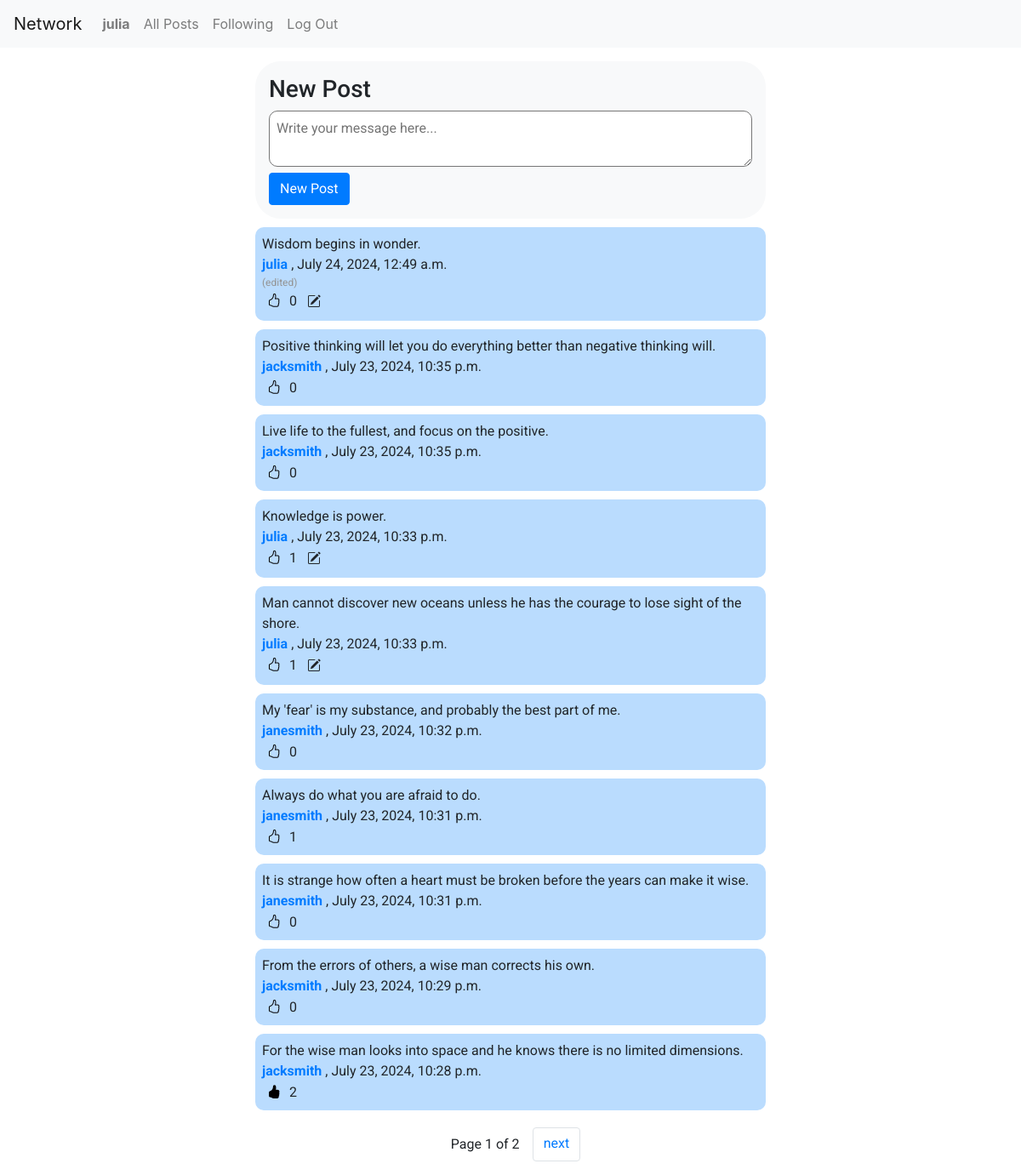
Screenshot of / (signed in) with the database file from the repository.
### network/models.py (models this page shows, shortened)
class User(AbstractUser):
    pass

class Post(models.Model):
    author = models.ForeignKey(User, on_delete=models.CASCADE, default=None, related_name="user")
    post = models.CharField(max_length=250, blank=False, null=False)
    date = models.DateTimeField(auto_now_add=True)
    is_edited = models.BooleanField(default=False)

### network/views.py (the view)
# urls.py: path("", views.index, name="index"),
def index(request):
    all_posts = Post.objects.all().order_by('-date')
    paginator = Paginator(all_posts, 10)
    user_liked_posts = []
    if request.user.is_authenticated:
        for like in Likes.objects.filter(user=request.user):
            user_liked_posts.append(like.post_id)
    page_number = request.GET.get('page')
    page_obj = paginator.get_page(page_number)
    return render(request, 'network/index.html', {
        'page_obj': page_obj,
        'all_posts': all_posts,
        "user_liked_posts": user_liked_posts
        })

### network/templates/network/index.html (shortened to what this page needs)
{% extends "network/layout.html" %}
{% load static %}
{% block body %}
    <div class="new-post-flex">
        <div class="new-post">
            <h3>New Post</h3>
            {% if user.is_authenticated %}
            <form class="new-post-form" action="{% url 'new_post' %}" method="post">
                <div>
                    <textarea id="post-content" name="post" placeholder="Write your message here..."></textarea>
                </div>
                <div>
                    <button class="btn btn-primary new-post-btn" type="submit">New Post</button>
                </div>
            </form>
            {% else %}
            <p class="alert alert-danger" role="alert">Please sign in to write a post</p>
            {% endif %}
        </div>
    </div>
    <div class="posts-flex">
        <div class="recent-posts">
            {% for post in page_obj %}
            <div class="single-post" id="post-{{ post.id }}">
                <p class="post-content" id="content-{{ post.id }}">{{ post.post }}</p>
                <p>
                    <a href="{% url 'profile' post.author.id %}">
                    <strong>{{ post.author.username }}</strong>
                    </a>,
                    {{ post.date|date:"F j, Y, g:i a" }}
                </p>
                {% if not post.is_edited %}
                    <p class="edited" id="edited-{{ post.id }}" style="color: rgb(148, 148, 148); display: none;">
                        (edited)
                    </p>
                {% else %}
                    <p class="edited" id="edited-{{ post.id }}" style="color: rgb(148, 148, 148); display: block;">
                        (edited)
                    </p>
                {% endif %}
                <div class="like-edit-flex">
                    <div>
                        <p><button class="like-btn" data-post-id="{{ post.id }}" data-user-id="{{ user.id }}">
                            {% if post.id in user_liked_posts %}
                                <i class="liked-{{ post.id }} bi bi-hand-thumbs-up-fill" style="display: block;"></i>
                            {% else %}
                                <i class="unliked-{{ post.id }} bi bi-hand-thumbs-up" style="display: block;"></i>
                            {% endif %}
                            </button>
                            <span id="like-count-{{ post.id }}">{{ post.post_likes.count }}</span>
                        </p>
                    </div>
                    <div>
                        {% if post.author == user %}
                        <button class="edit-button btn btn-light" data-post-id="{{ post.id }}">
                            <i class="bi bi-pencil-square"></i>
                        </button>
                        {% endif %}
                    </div>
                </div>
            </div>
            {% endfor %}
        </div>
    </div>
    <div class="pagination justify-content-center">
        <span class="page-item">
            <span class="current-page">
                Page {{ page_obj.number }} of {{ page_obj.paginator.num_pages }}
            </span>
            {% if page_obj.has_next %}
                <a class="page-link" href="?page={{ page_obj.next_page_number }}">next</a>
            {% endif %}
        </span>
    </div>
{% endblock %}

### network/templates/network/layout.html (shortened to what this page needs)
{% load static %}
<!DOCTYPE html>
<html lang="en">
    <head>
        <link rel="stylesheet" href="https://stackpath.bootstrapcdn.com/bootstrap/4.4.1/css/bootstrap.min.css">
        <link href="{% static 'network/styles.css' %}" rel="stylesheet">
        <link rel="stylesheet" href="https://cdn.jsdelivr.net/npm/bootstrap-icons@1.5.0/font/bootstrap-icons.css">
    </head>
    <body>
        <nav class="navbar navbar-expand-lg navbar-light bg-light">
            <a class="navbar-brand" href="#">Network</a>
            <div>
              <ul class="navbar-nav mr-auto">
                {% if user.is_authenticated %}
                    <li class="nav-item">
                        <a class="nav-link" href="{% url 'profile' user.id %}"><strong>{{ user.username }}</strong></a>
                    </li>
                {% endif %}
                <li class="nav-item">
                  <a class="nav-link" href="{% url 'index' %}">All Posts</a>
                </li>
                {% if user.is_authenticated %}
                    <li class="nav-item">
                        <a class="nav-link" href="{% url 'following' %}">Following</a>
                    </li>
                    <li class="nav-item">
                        <a class="nav-link" href="{% url 'logout' %}">Log Out</a>
                    </li>
                {% endif %}
              </ul>
            </div>
          </nav>
        <div class="body">
            {% block body %}
            {% endblock %}
        </div>
    </body>
</html>

### network/static/network/styles.css (style rules this page uses)
.body { height: 100%; padding: 1rem; font-family: "Roboto", sans-serif; }
.new-post-flex { display: flex; justify-content: center; }
.new-post textarea { width: 100%; border-radius: 10px; padding: 0.5rem; }
.new-post { display: inline-block; width: 50vw; background-color: rgb(248, 249, 250); padding: 1rem; border-radius: 30px; }
.posts-flex { display: flex; justify-content: center; }
.recent-posts { display: flex; flex-direction: column; justify-content: center; width: 50vw; margin-bottom: 20px; }
.single-post { background-color: rgb(186, 220, 254); padding: 0.5rem; margin-top: 10px; border-radius: 10px; display: flex; flex-direction: column; }
.single-post p { margin: 0; }
.page-item { display: flex; flex-direction: row; gap: 0.2rem; }
.current-page { padding: 8px 12px 8px 12px; }
.like-btn { border: none; background-color: transparent; }
.edited { font-size: 12px; color: rgb(148, 148, 148); }
.like-edit-flex { display: flex; flex-direction: row; gap: 10px; }

### rows the page displays
User: username "julia"
Post: post "Wisdom begins in wonder.", author.username "julia", date "July 24, 2024, 12:49 a.m.", post_likes.count "0"
Post: post "Positive thinking will let you do everything better than negative thinking will.", author.username "jacksmith", date "July 23, 2024, 10:35 p.m.", post_likes.count "0"
Post: post "Live life to the fullest, and focus on the positive.", author.username "jacksmith", date "July 23, 2024, 10:35 p.m.", post_likes.count "0"
Post: post "Knowledge is power.", author.username "julia", date "July 23, 2024, 10:33 p.m.", post_likes.count "1"
Post: post "Man cannot discover new oceans unless he has the courage to lose sight of the shore.", author.username "julia", date "July 23, 2024, 10:33 p.m.", post_likes.count "1"
Post: post "My 'fear' is my substance, and probably the best part of me.", author.username "janesmith", date "July 23, 2024, 10:32 p.m.", post_likes.count "0"
Post: post "Always do what you are afraid to do.", author.username "janesmith", date "July 23, 2024, 10:31 p.m.", post_likes.count "1"
Post: post "It is strange how often a heart must be broken before the years can make it wise.", author.username "janesmith", date "July 23, 2024, 10:31 p.m.", post_likes.count "0"
Post: post "From the errors of others, a wise man corrects his own.", author.username "jacksmith", date "July 23, 2024, 10:29 p.m.", post_likes.count "0"
Post: post "For the wise man looks into space and he knows there is no limited dimensions.", author.username "jacksmith", date "July 23, 2024, 10:28 p.m.", post_likes.count "2"

### other values shown
{{ page_obj.number }} "1"
{{ page_obj.paginator.num_pages }} "2"
